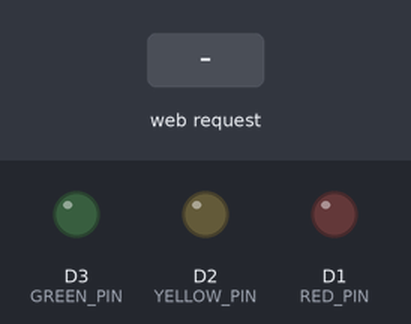
A sketch run on a simulated ESP8266 (NodeMCU). On the bench: output pins drawn as LEDs (lit = HIGH). Dashed ring = blinking. Inputs (shaded band) come from the test bench.

Above: at 1.2 s.
1.3 s: HTTP request GET /green_on received
At 1.9 s:
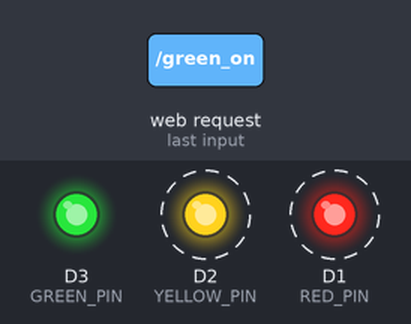
4.3 s: HTTP request GET /yellow_on received
7.3 s: HTTP request GET /red_on received
10.3 s: HTTP request GET /green_yellow_blink received
At 11.1 s:
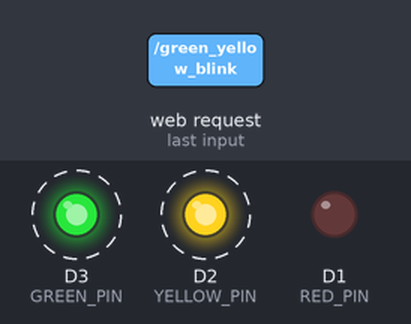
13.3 s: HTTP request GET /red_blink_start received
At 14.05 s:
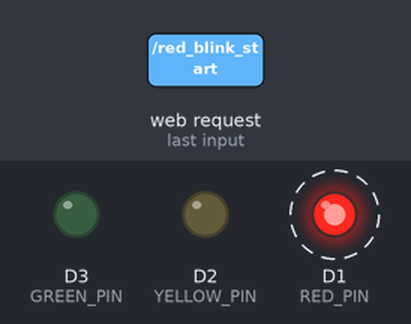
16.3 s: HTTP request GET /red_blink_stop received
At 17.7 s:
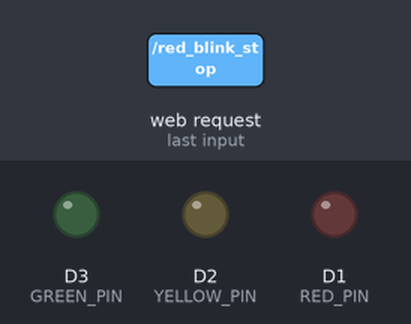
Timing chart, 0 to 18.8 s (numbered marks = the images above; inputs shaded):
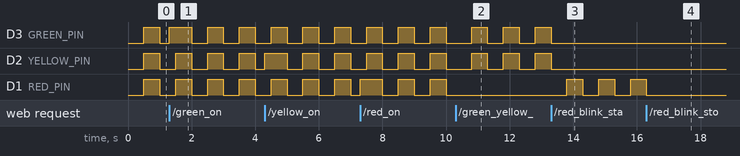

The sketch:

ESP_Server_-_Stoplight.ino
```cpp
#include <ESP8266WiFi.h>
#include <ESP8266WebServer.h>
#include <Ticker.h>

const char* apSSID = "ESP8266_Stoplight";
const char* apPassword = "12345678";

const int RED_PIN = D1;
const int YELLOW_PIN = D2;
const int GREEN_PIN = D3;

ESP8266WebServer server(80);
Ticker redTicker;          // Used for red LED blinking when commanded
Ticker greenYellowTicker;  // Used for blinking green and yellow together
Ticker autoBlinkTicker;    // Used for auto blinking all LEDs when no clients are connected

bool redState = LOW;       // State used for red blinking
bool autoBlinkState = LOW; // State used for auto blinking (all LEDs)
const unsigned long blinkInterval = 500; // Blink interval in milliseconds

bool autoBlinkingActive = false; // Flag to track auto-blinking mode

// Toggle function for red LED blinking
void toggleRed() {
  redState = !redState;
  digitalWrite(RED_PIN, redState);
}

// Toggle function for blinking green and yellow LEDs simultaneously
void toggleGreenYellow() {
  static bool state = false;
  state = !state;
  digitalWrite(GREEN_PIN, state);
  digitalWrite(YELLOW_PIN, state);
}

// Toggle function for auto blinking all three LEDs
void toggleAll() {
  autoBlinkState = !autoBlinkState;
  digitalWrite(RED_PIN, autoBlinkState);
  digitalWrite(YELLOW_PIN, autoBlinkState);
  digitalWrite(GREEN_PIN, autoBlinkState);
}

void setup() {
  Serial.begin(115200);

  // Initialize LED pins
  pinMode(RED_PIN, OUTPUT);
  pinMode(YELLOW_PIN, OUTPUT);
  pinMode(GREEN_PIN, OUTPUT);
  digitalWrite(RED_PIN, LOW);
  digitalWrite(YELLOW_PIN, LOW);
  digitalWrite(GREEN_PIN, LOW);

  // Set up the ESP8266 as an Access Point with hidden SSID
  WiFi.mode(WIFI_AP);
  WiFi.softAP(apSSID, apPassword, 1, true);  // 'true' hides the SSID
  WiFi.setSleep(false);

  // Define server routes that control a single light state at a time

  server.on("/green_on", []() {
    redTicker.detach();
    greenYellowTicker.detach();
    digitalWrite(RED_PIN, LOW);
    digitalWrite(YELLOW_PIN, LOW);
    digitalWrite(GREEN_PIN, HIGH);
    server.send(200, "text/plain", "Green light ON");
  });

  server.on("/yellow_on", []() {
    redTicker.detach();
    greenYellowTicker.detach();
    digitalWrite(RED_PIN, LOW);
    digitalWrite(GREEN_PIN, LOW);
    digitalWrite(YELLOW_PIN, HIGH);
    server.send(200, "text/plain", "Yellow light ON");
  });

  server.on("/red_on", []() {
    redTicker.detach();
    greenYellowTicker.detach();
    digitalWrite(YELLOW_PIN, LOW);
    digitalWrite(GREEN_PIN, LOW);
    digitalWrite(RED_PIN, HIGH);
    server.send(200, "text/plain", "Red light ON");
  });

  server.on("/red_blink_start", []() {
    redTicker.detach();
    greenYellowTicker.detach();
    digitalWrite(YELLOW_PIN, LOW);
    digitalWrite(GREEN_PIN, LOW);
    // Start blinking the red LED
    redTicker.attach_ms(blinkInterval, toggleRed);
    server.send(200, "text/plain", "Red light BLINKING");
  });

  server.on("/red_blink_stop", []() {
    redTicker.detach();
    digitalWrite(RED_PIN, LOW);
    server.send(200, "text/plain", "Red blinking STOPPED");
  });

  // New endpoint for blinking green and yellow LEDs together
  server.on("/green_yellow_blink", []() {
    redTicker.detach();
    greenYellowTicker.detach();
    autoBlinkTicker.detach();
    digitalWrite(RED_PIN, LOW);
    digitalWrite(GREEN_PIN, LOW);
    digitalWrite(YELLOW_PIN, LOW);
    // Start blinking green and yellow LEDs simultaneously
    greenYellowTicker.attach_ms(blinkInterval, toggleGreenYellow);
    server.send(200, "text/plain", "Green & Yellow lights BLINKING");
  });

  server.begin();
}

void loop() {
  server.handleClient();

  // Check if any client is connected to the AP.
  if (WiFi.softAPgetStationNum() == 0) {
    // No clients connected: activate auto blinking if not already active.
    if (!autoBlinkingActive) {
      autoBlinkTicker.attach_ms(blinkInterval, toggleAll);
      autoBlinkingActive = true;
    }
  } else {
    // One or more clients connected: disable auto blinking if it is active.
    if (autoBlinkingActive) {
      autoBlinkTicker.detach();
      autoBlinkingActive = false;
      // Optionally, reset the LEDs when auto blinking stops.
      digitalWrite(RED_PIN, LOW);
      digitalWrite(YELLOW_PIN, LOW);
      digitalWrite(GREEN_PIN, LOW);
    }
  }
}
```

Measured:
- after the input at 10.3 s, D1 (RED_PIN): stops changing and stays LOW
- after the input at 13.3 s, D3 (GREEN_PIN), D2 (YELLOW_PIN): goes on until 13.3 s, then stays LOW; D1 (RED_PIN): alternates HIGH for 0.50 s and LOW for 0.50 s, starting after 0.50 s
- after the input at 16.3 s, D1 (RED_PIN): goes on until 16.3 s, then stays LOW
- by itself, D3 (GREEN_PIN), D2 (YELLOW_PIN): alternates HIGH for 0.50 s and LOW for 0.50 s
- by itself, D1 (RED_PIN): repeats every 1.0 s: LOW 0.50 s, HIGH 0.50 s
